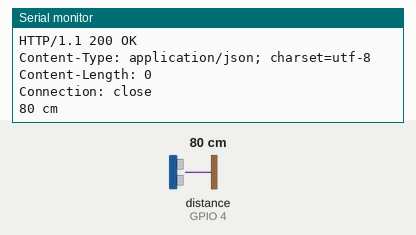
Simulated run of this sketch. Board: ESP8266 (NodeMCU). On the bench: the last lines printed to the serial monitor. Wiring (inferred from the names in the program): ultrasonic range finder: trigger GPIO 5; echo GPIO 4. The test bench sets the inputs (shaded band); at power-on: distance to the obstacle (sensor on GPIO 4) 80 cm. The echo pulse lasts 58.3 µs per cm; WiFi joins after 1.5 s; servers stay silent unless stated; uploads are accepted with an empty reply.

Above: at 3.0 s.
3.1 s: distance to the obstacle (sensor on GPIO 4) set to 2 cm
At 4.6 s:
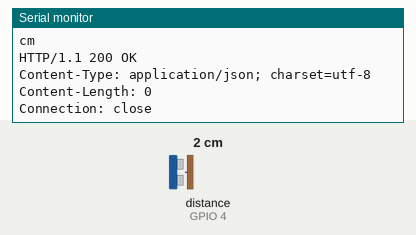
4.9 s: distance to the obstacle (sensor on GPIO 4) set to 4 cm
At 5.7 s:
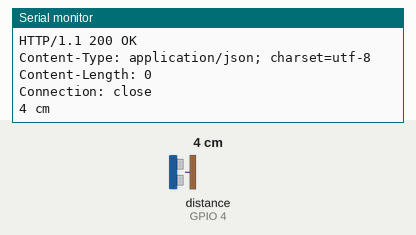
7.2 s: distance to the obstacle (sensor on GPIO 4) set to 9 cm
At 7.97 s:
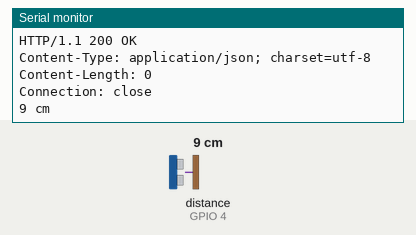
9.5 s: distance to the obstacle (sensor on GPIO 4) set to 18 cm
At 10.23 s:
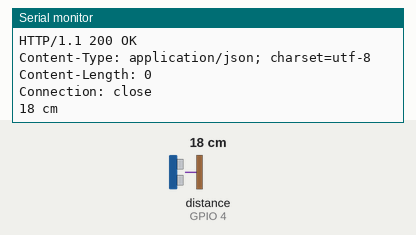
11.7 s: distance to the obstacle (sensor on GPIO 4) set to 35 cm
At 12.5 s:
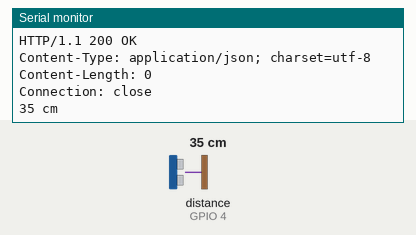
14.0 s: distance to the obstacle (sensor on GPIO 4) set to 60 cm
At 17.12 s:
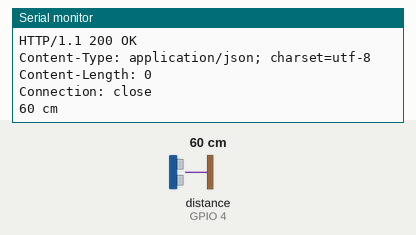
Timing chart, 0 to 17.3 s (numbered marks = the images above; inputs shaded):
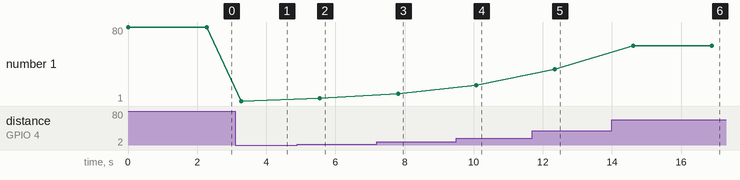

Measured:
- after the input at 3.1 s, the serial monitor: prints a new line after 0.18 s (image 1)
- after the input at 4.9 s, the serial monitor: prints a new line after 0.64 s (image 2)
- after the input at 7.2 s, the serial monitor: prints a new line after 0.61 s (image 3)
- after the input at 9.5 s, the serial monitor: prints a new line after 0.58 s (image 4)
- after the input at 11.7 s, the serial monitor: prints a new line after 0.65 s (image 5)
- after the input at 14.0 s, the serial monitor: prints a new line after 0.62 s (image 6)
- plotted number 1: 80 → 1 after the input at 3.1 s, 1 → 4 after the input at 4.9 s, 4 → 9 after the input at 7.2 s, 9 → 18 after the input at 9.5 s, 18 → 35 after the input at 11.7 s

The sketch:

Test1.ino
```cpp
/*
********************************************
14CORE ULTRASONIC DISTANCE SENSOR CODE TEST
********************************************
*/
#include <ESP8266WiFi.h>
#include <ESP8266WebServer.h>
#include <string>
#include <String>

#define TRIGGER 5
#define ECHO    4
#define led 14
// NodeMCU Pin D1 > TRIGGER | Pin D2 > ECHO

const char ssid[] = "AndroidAP";
const char password[] = "password";

long change=0;
const char* host = "project.coen396chetan.info";

void setup() {

  Serial.begin (115200);
  pinMode(TRIGGER, OUTPUT);
  pinMode(ECHO, INPUT);

  Serial.println("HTTP server started");
  Serial.print("Connecting to ");
  Serial.println(ssid);

  WiFi.begin(ssid, password);

}

void loop() {

  long duration, distance;
  digitalWrite(TRIGGER, LOW);  // Added this line
  delayMicroseconds(2); // Added this line
  digitalWrite(TRIGGER, HIGH);

  delayMicroseconds(10); // Added this line
  digitalWrite(TRIGGER, LOW);
  duration = pulseIn(ECHO, HIGH);
  distance = (duration/2) / 29.1;
    digitalWrite(led,HIGH); // When the Red condition is met, the Green LED should turn off
    Serial.print(distance);
    Serial.println(" cm");

    if(distance!=change){
      WiFiClient client;
      const int httpPort = 80;
      while(!client.connect(host, 80)){
        //Serial.println("CONNECTION FAILED");
      }
      Serial.println(distance+" cm");

      String url = "/index.php?dist="+distance;

      // This will send the request to the server
      /*client.print(String("GET ") + url + " HTTP/1.1\r\n" +
                   "Host: " + host + "\r\n" +
                   "Connection: close\r\n\r\n");*/

//       String temp = String(distance);
//       String result = "GET /index.php?dist=" + distance + " HTTP/1.1";
//       client.println(result);

      client.print("GET /index.php?dist=");
      client.print(distance);
      client.print(" HTTP/1.1");
      client.println("");

//      client.println("GET /index.php?dist=99 HTTP/1.1");
      client.print("Host: ");
      client.println(host);
      client.println("Connection: close");
      client.println();

      while(client.available()){
        String line = client.readStringUntil('\r');
        Serial.print(line);
      }
      change=distance;
      client.stop();
    }
    delay(1000);

}
```
